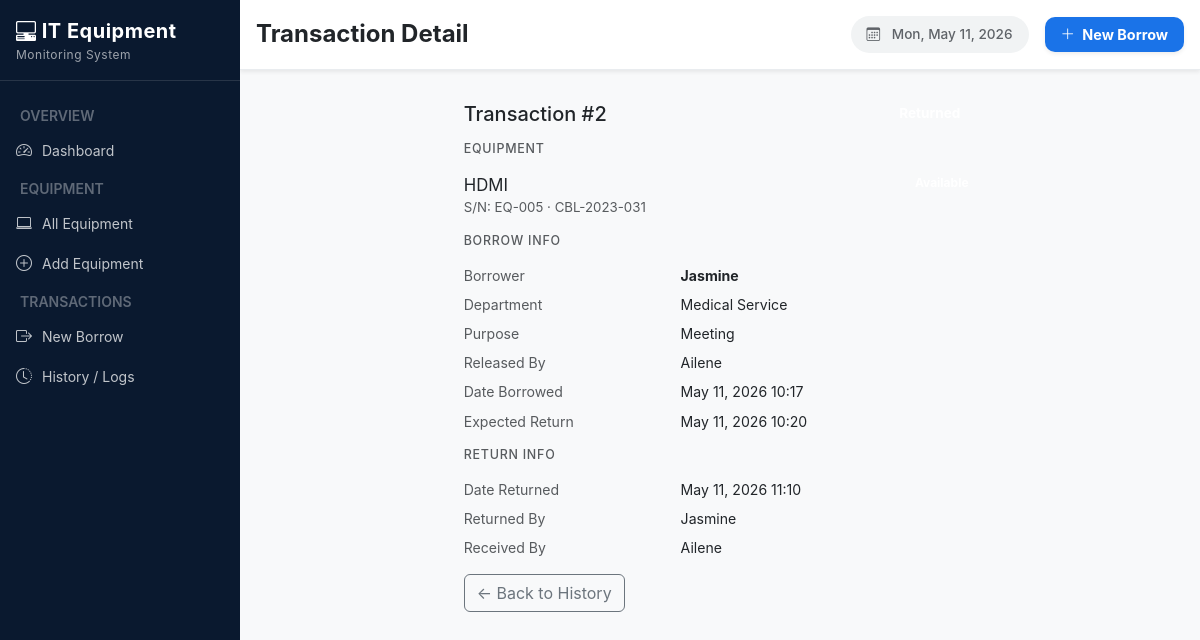
The app's page /transactions/2/ with its own data.
### ems/models.py (models this page shows, shortened)
class BorrowTransaction(models.Model):
    STATUS_CHOICES = [
        ('ongoing',   'Ongoing'),
        ('returned',  'Returned'),
    ]
    equipment = models.ForeignKey(Equipment, on_delete=models.CASCADE, related_name='transactions')
    borrower_name = models.CharField(max_length=150)
    department = models.ForeignKey('Department', on_delete=models.SET_NULL, null=True, blank=True)
    purpose = models.TextField()
    released_by = models.CharField(max_length=150)
    date_borrowed = models.DateTimeField(default=timezone.now)
    expected_return = models.DateTimeField(null=True, blank=True)
    status = models.CharField(max_length=20, choices=STATUS_CHOICES, default='ongoing')
    date_returned = models.DateTimeField(null=True, blank=True)
    returned_by = models.CharField(max_length=150, blank=True)
    received_by = models.CharField(max_length=150, blank=True)
    return_notes = models.TextField(blank=True)
    created_at = models.DateTimeField(auto_now_add=True)
    class Meta:
        ordering = ['-date_borrowed']
    @property
    def is_overdue(self):
        from django.utils import timezone
        if self.status == 'ongoing' and self.expected_return < timezone.now():
            return True
        return False

class Equipment(models.Model):
    STATUS_CHOICES = [
        ('available', 'Available'),
        ('borrowed',  'Borrowed'),
        ('unavailable', 'Not Available'),
    ]
    name = models.CharField(max_length=100)
    serial_number = models.CharField(max_length=100, unique=True)
    category = models.CharField(max_length=100, blank=True)
    status = models.CharField(max_length=20, choices=STATUS_CHOICES, default='available')
    description = models.TextField(blank=True)
    added_at = models.DateTimeField(auto_now_add=True)

class Department(models.Model):
    name = models.CharField(max_length=100, unique=True)
    def __str__(self):
        return self.name

### ems/views.py (the view)
# urls.py: path('transactions/<int:pk>/',views.transaction_detail, name='transaction_detail'),
def transaction_detail(request, pk):
    txn = get_object_or_404(BorrowTransaction.objects.select_related('equipment', 'department'), pk=pk)
    return render(request, 'ems/transaction_detail.html', {'txn': txn})

### ems/templates/ems/transaction_detail.html (shortened to what this page needs)
{% extends 'ems/base.html' %}
{% block page_title %}Transaction Detail{% endblock %}
{% block content %}
<div class="row justify-content-center">
    <div class="col-lg-7">
        <div class="d-flex align-items-center justify-content-between mb-3">
            <h5 class="mb-0">Transaction #{{ txn.pk }}</h5>
            <span class="badge badge-{{ txn.status }} rounded-pill px-3" style="font-size:.85rem;">{{ txn.get_status_display }}</span>
        </div>
        <div class="form-card mb-3">
            <h6 class="text-muted mb-3" style="font-size:.78rem;letter-spacing:.06em;text-transform:uppercase;">Equipment</h6>
            <div class="d-flex justify-content-between">
                <div>
                    <div class="fw-600" style="font-size:1.05rem;">{{ txn.equipment.name }}</div>
                    <div class="text-muted" style="font-size:.83rem;">S/N: {{ txn.equipment.serial_number }}</div>
                </div>
                <span class="badge badge-{{ txn.equipment.status }} rounded-pill h-100">{{ txn.equipment.get_status_display }}</span>
            </div>
        </div>
        <div class="form-card mb-3">
            <h6 class="text-muted mb-3" style="font-size:.78rem;letter-spacing:.06em;text-transform:uppercase;">Borrow Info</h6>
            <div class="row g-2" style="font-size:.88rem;">
                <div class="col-5 text-muted">Borrower</div><div class="col-7"><strong>{{ txn.borrower_name }}</strong></div>
                <div class="col-5 text-muted">Department</div><div class="col-7">{{ txn.department }}</div>
                <div class="col-5 text-muted">Purpose</div><div class="col-7">{{ txn.purpose }}</div>
                <div class="col-5 text-muted">Released By</div><div class="col-7">{{ txn.released_by }}</div>
                <div class="col-5 text-muted">Date Borrowed</div><div class="col-7">{{ txn.date_borrowed|date:"M d, Y H:i" }}</div>
                <div class="col-5 text-muted">Expected Return</div>
                <div class="col-7">
                    {% if txn.expected_return %}
                        {{ txn.expected_return|date:"M d, Y H:i" }}
                    {% else %}—{% endif %}
                </div>
            </div>
        </div>
        {% if txn.status == 'returned' %}
        <div class="form-card mb-3" style="border-color:#d1fae5;">
            <h6 class="text-muted mb-3" style="font-size:.78rem;letter-spacing:.06em;text-transform:uppercase;">Return Info</h6>
            <div class="row g-2" style="font-size:.88rem;">
                <div class="col-5 text-muted">Date Returned</div><div class="col-7">{{ txn.date_returned|date:"M d, Y H:i" }}</div>
                <div class="col-5 text-muted">Returned By</div><div class="col-7">{{ txn.returned_by }}</div>
                <div class="col-5 text-muted">Received By</div><div class="col-7">{{ txn.received_by }}</div>
            </div>
        </div>
        {% endif %}
        <div class="d-flex gap-2">
            <a href="{% url 'history_logs' %}" class="btn btn-outline-secondary">← Back to History</a>
        </div>
    </div>
</div>
{% endblock %}

### ems/templates/ems/base.html (style rules this page uses)
body { font-family: Inter, system-ui, -apple-system, sans-serif; background-color: #f8f9fa; margin: 0; overflow-x: hidden; }

### records on screen
BorrowTransaction: pk "2", equipment.name "HDMI", equipment.serial_number "EQ-005 · CBL-2023-031", borrower_name "Jasmine", department "Medical Service", purpose "Meeting", released_by "Ailene", date_borrowed "May 11, 2026 10:17", expected_return "May 11, 2026 10:20", date_returned "May 11, 2026 11:10", returned_by "Jasmine", received_by "Ailene"
